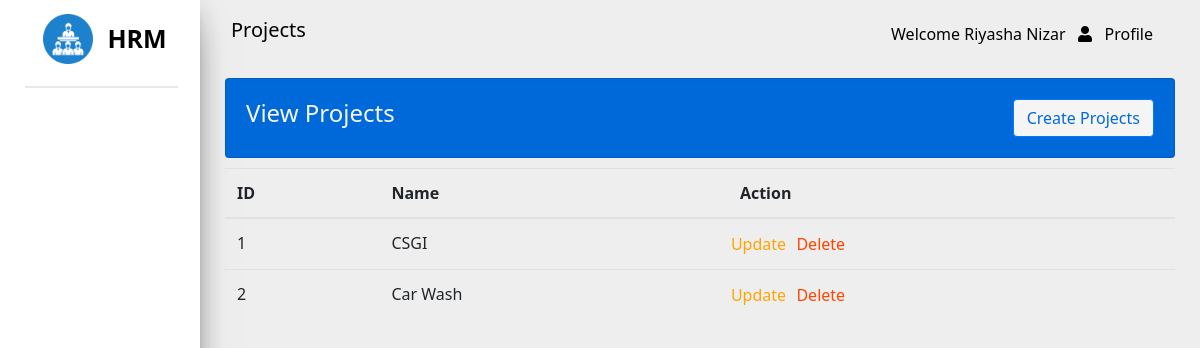
The app's page /pages/project/index.php (signed in) with its own data.
### tables this page shows
CREATE TABLE IF NOT EXISTS `project` (
  `id` int NOT NULL AUTO_INCREMENT,
  `name` varchar(65) NOT NULL,
  PRIMARY KEY (`id`)
);

### core/services/common-service.php (called while the page is built, shortened)
<?php
    function getUsername() {
        return $_SESSION["fullname"];
    }
?>

### core/services/project-service.php (called while the page is built, shortened)
<?php
    function getAllProject($conn) {
        $query = "SELECT * from project";
        return $conn->query($query);
    }
?>

### pages/project/index.php (the view, shortened to what this page needs)
<?php
    require '../../core/services/common-service.php';
    require '../../core/services/project-service.php';
?>
<!DOCTYPE html>
<html lang="en">
<head>
    <link rel="stylesheet" href="https://use.fontawesome.com/releases/v5.7.0/css/all.css"
>
    <link rel="stylesheet" href="../../assets/css/common.css" />
    <link rel="stylesheet" href="../../assets/css/project.css" />
</head>
<body>
    <div class="row max-width">
        <div class="col-md-2 side-content">
            <img src="../../assets/images/hrm.png" width="50px" />
            <label>HRM</label>
            <br />
            <div class="break-line"></div>
        </div>
        <div class="col-md-10 nav-content">
            <nav class="navbar">
                <label class="navbar-brand">Projects</label>
                <div class="dropdown">
                    <button class="dropbtn" onclick="showDropDown()">
                        Welcome <?php echo getUserName();?> &nbsp
                        <span class="fa fa-user" onclick="showDropDown()"></span> &nbsp Profile
                    </button>
                </div>
            </nav>
            <div class="column maintain-paddings">
                <div class="card main-card">
                    <div class="row more-top-margin">
                        <div class="col-md-8">
                            <h4>View Projects</h4>
                        </div>
                        <div class="col-md-4">
                            <a href="./create.php" class="btn btn-primary btn-small">Create Projects</a>
                        </div>
                    </div>
                </div>
                <div class="slight-top-margin">
                    <table class="table">
                        <thead>
                            <tr>
                                <th>ID</th>
                                <th>Name</th>
                                <th>Action</th>
                            </tr>
                        </thead>
                        <tbody>
                            <?php
                                $result = getAllProject($conn);
                                while($row = mysqli_fetch_assoc($result)) {
                            ?>
                            <tr>
                                <td id="<?php echo $row['id'];?>"><?php echo $row["id"];?></td>
                                <td><?php echo $row["name"];?></td>
                                <td>
                                    <div class="row center">
                                        <form method="POST" action="../../core/services/project-service.php">
                                            <input type="button" class="btn-small btn-r btn-d" name="btnDelete"
                                                onclick="deleteProject(<?php echo $row['id'];?>)" value="Delete" />
                                            <input type="button" class="btn-small btn-r btn-u" name="btnUpdate"
                                                id="btnUpdateP" onclick="updateProject(<?php echo $row['id'];?>)"
                                                value="Update" />
                                        </form>
                                    </div>
                                </td>
                            </tr>
                            <?php
                                }
                            ?>
                        </tbody>
                    </table>
                </div>
            </div>
        </div>
    </div>
</body>
</html>

### assets/css/common.css (style rules this page uses)
body { background-color: #eee; margin: 0; font-family: "Segoe UI","Roboto","Helvetica Neue",Arial,"Noto Sans",sans-serif,"Apple Color Emoji","Segoe UI Emoji","Segoe UI Symbol","Noto Color Emoji"; font-size: 1rem; font-weight: 400; line-height: 1.5; color: #212529; text-align: left; }
.row { display: flex; flex-wrap: wrap; margin-right: -15px; margin-left: -15px; }
.col-md, .col-md-1, .col-md-10, .col-md-11, .col-md-12, .col-md-2, .col-md-3, .col-md-4, .col-md-5, .col-md-6, .col-md-7, .col-md-8, .col-md-9, .col-md-auto { position: relative; width: 100%; padding-right: 15px; padding-left: 15px; }
@media only screen and (min-width: 768px) { .col-md-2 { max-width: 16.666667%; } }
@media only screen and (min-width: 768px) { .col-md-4 { max-width: 33.333333%; } }
@media only screen and (min-width: 768px) { .col-md-8 { max-width: 66.666666%; } }
@media only screen and (min-width: 768px) { .col-md-10 { max-width: 83.333333%; } }
nav { display: block; }
.btn { display: inline-block; font-weight: 400; color: #212529; text-align: center; vertical-align: middle; user-select: none; background-color: transparent; border: 1px solid transparent; padding: .375rem .75rem; font-size: 1rem; line-height: 1.5; border-radius: .25rem; transition: color .15s ease-in-out,background-color .15s ease-in-out,border-color .15s ease-in-out,box-shadow .15s ease-in-out; }
a { color: #007bff; text-decoration: none; background-color: transparent; }
.navbar { position: relative; display: flex; flex-wrap: wrap; align-items: center; justify-content: space-between; padding: .5rem 1rem; }
.navbar-brand { color: black !important; }
.navbar-brand { display: inline-block; padding-top: .3125rem; padding-bottom: .3125rem; margin-right: 1rem; font-size: 1.25rem; line-height: inherit; white-space: nowrap; }
.dropdown, .dropleft, .dropright, .dropup { position: relative; }
.dropdown .dropbtn { cursor: pointer; font-size: 16px; border: none; outline: none; color: black; padding: 14px 16px; background-color: inherit; font-family: inherit; margin: 0; }
[type=button]:not(:disabled), [type=reset]:not(:disabled), [type=submit]:not(:disabled), button:not(:disabled) { cursor: pointer; }
button, select { text-transform: none; }
button, input { overflow: visible; }
button, input, optgroup, select, textarea { margin: 0; font-family: inherit; font-size: inherit; line-height: inherit; }
button { border-radius: 0; }
.btn-primary:hover, .btn-primary { color: #fff; background-color: #0069d9; border-color: #0062cc; }
label { display: inline-block; margin-bottom: .5rem; }
nav { background-color: transparent; }
.card { padding: 10px; }
.card { position: relative; display: flex; -ms-flex-direction: column; flex-direction: column; min-width: 0; word-wrap: break-word; background-color: #fff; background-clip: border-box; border: 1px solid rgba(0,0,0,.125); border-radius: .25rem; }
.h4, h4 { font-size: 1.5rem; }
.h1, .h2, .h3, .h4, .h5, .h6, h1, h2, h3, h4, h5, h6 { margin-bottom: .5rem; font-weight: 500; line-height: 1.2; }
h1, h2, h3, h4, h5, h6 { margin-top: 0; margin-bottom: .5rem; }
button, input, select { margin: 0; font-family: inherit; font-size: inherit; line-height: inherit; }
.table { width: 100%; margin-bottom: 1rem; color: #212529; }
table { border-collapse: collapse; }
.table thead th { vertical-align: bottom; border-bottom: 2px solid #dee2e6; }
.table td, .table th { padding: .75rem; vertical-align: top; border-top: 1px solid #dee2e6; }
th { text-align: inherit; }
.side-content { background-color: #fff; max-height: 100%; height: 100%; position: fixed; top: 0; bottom: 0; left: 0; text-align: center; font-weight: bold; padding-top: 20px; box-shadow: 0px 16px 36px -12px rgb(0 0 0 /56%), 0 4px 25px 0px rgb(0 0 0 / 12%), 0 8px 10px -5px rgb(0 0 0 /20%) }
.side-content label { color: black; font-size: 25px; }
.side-content img { margin-right: 10px; margin-left: 10px; margin-top:-10px; }
.break-line { width: 90%; height: 2px; margin: 20px 0px 10px 10px; background-color: rgba(180, 180, 180, 0.3); }
.btn { width: 100%; }
.nav-content { position: absolute; right: 0; top: 0; float: right; width: calc(100% - 200px); height: 100%; max-height: 100%; }
.maintain-paddings { padding:10px; }
img { vertical-align: middle; border-style: none; }
.btn-primary { color: #fff; background-color: #007bff; border-color: #007bff; }

### records on screen
project: id "1", name "CSGI"
project: id "2", name "Car Wash"

### other values on screen
getUserName() "Riyasha Nizar"
